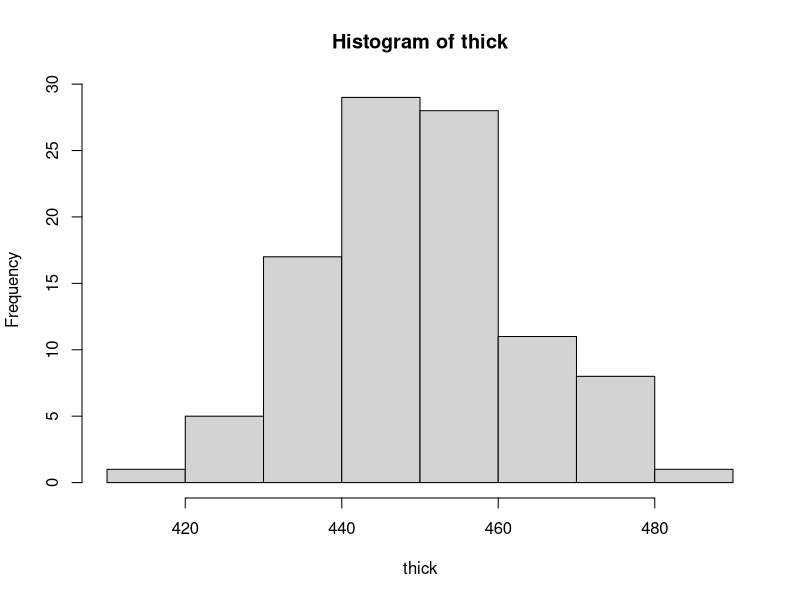
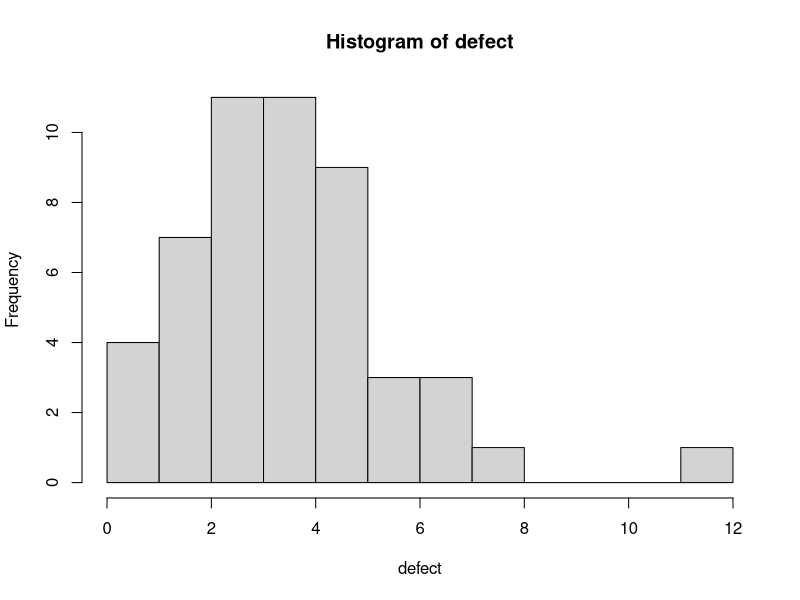
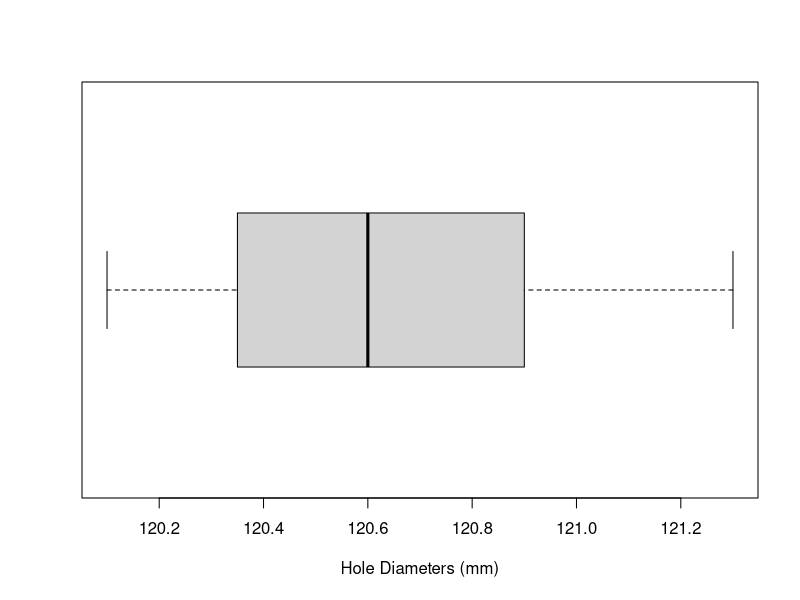

Reproduce these figures in R, in order.
## ---- chunk 1
days <- c(36,37,26,36,46,35,47,35,34,36,42,43,36,56,32,46,30,37,43,17,26,28,27,45,33,22,27,16,22,33,30,24,23,22,30,31,17)
stem(days)
## ---- chunk 2
thick <- c(438,413,444,468,445,472,474,454,455,449,450,450,450,459,466,470,457,441,450,445,487,430,446,450,456,433,455,459,423,455,451,437,444,453,434,454,448,435,432,441,452,465,466,473,471,464,478,446,459,464,441,444,458,454,437,443,465,435,444,457,444,471,471,458,459,449,462,460,445,437,461,453,452,438,445,435,454,428,454,434,432,431,455,447,454,435,425,449,449,452,471,458,445,463,423,451,440,442,441,439)
hist(thick)

defect <- c(6,1,5,7,8,6,0,2,4,2,5,2,4,4,1,4,1,7,2,3,4,3,3,3,6,3,2,3,4,5,5,2,3,4,4,4,2,3,5,7,5,4,5,5,4,5,3,3,3,12)
hist(defect,12)
## ---- chunk 3
mean(thick)
## ---- chunk 4
diameter <- c(120.5,120.9,120.3,121.3,120.4,120.2,120.1,120.5,120.7,121.1,120.9,120.8)
bp <- boxplot(diameter, horizontal=TRUE, xlab="Hole Diameters (mm)")

